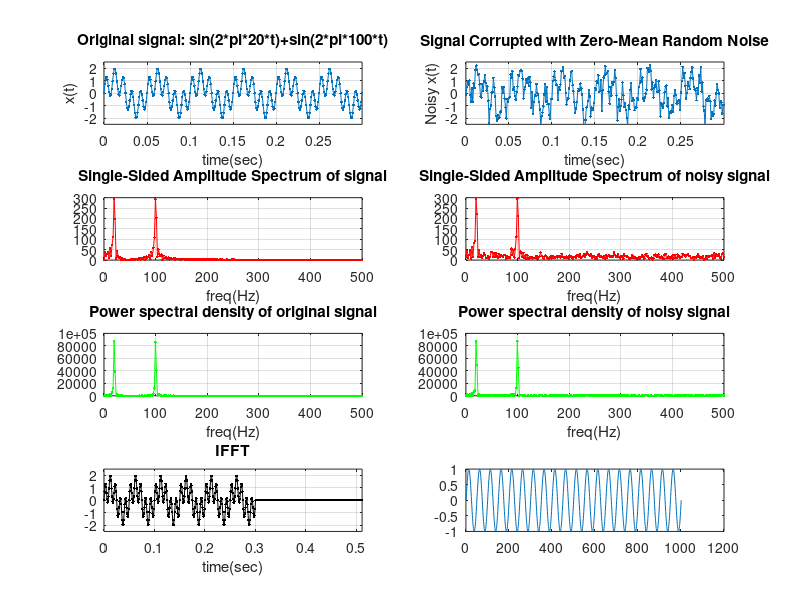
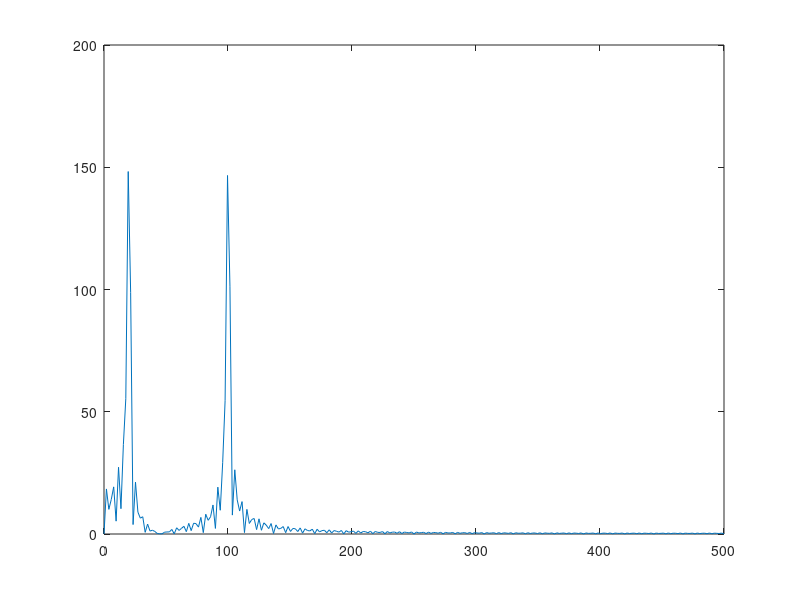

The MATLAB script that drew these images, in order: (Note: this script raises an error after producing the figures.)


%% Sampling theorem:


    % pick a sampling frequency
    Fs = 120;

    % pick times of sampling
    t=0:1/Fs:1;
    w=12; % pick a signal frequency
    y = sin(w*t*2*pi);
    
    figure; plot(t, y, 'LineWidth',2); hold on
    
    % downsample the signal to 60 Hz
    t_60Hz = t(1:2:end);
    y_60Hz = y(1:2:end);
    
    plot(t_60Hz, y_60Hz, 'ro');
    
    plot(t_60Hz, y_60Hz, ':r', 'LineWidth',2);

    % downsample the signal to sub Nyquist
    t_10Hz = t(1:12:end);
    y_10Hz = y(1:12:end);
    
    plot(t_10Hz, y_10Hz, 'gd');
    
    plot(t_10Hz, y_10Hz, '-g', 'LineWidth',2);
    
    % they run ex1
    % they run ex1_practice
    
% =========================================================================    
%% +++++++++++++++++++++++++++++++++ FFT ++++++++++++++++++++++++++++++++++ 
% =========================================================================   

% creating signal
clc;
clear; % clears all variables
close all % close all windows

F1=20;
F2=100;
Fs = 1000;   % Sampling frequency
Ts = 1/Fs;        % Sampling time
t=0:Ts:.3;  % time vector

% Create signal
x=sin(2*pi*F1*t)+sin(2*pi*F2*t); % 2*pi to turn into radians

L = numel(x); % Length (number of elements)

noisy_x = x + 0.5*randn(1,L);  % Signal Corrupted with Zero-Mean Random Noise

% -------------------------------------------------------------------------
% FFT

NFFT = pow2(nextpow2(L));  % equivalent to 2^(nextpow2(L))
% NFFT = 301;

fft_x = fft(x,NFFT);        % take FFT
fft_noisy_x = fft(noisy_x,NFFT);
% FFT gives complex number

% let's look at the FFT:
fft_x(2)        % let's look at the 2nd element: 
                % it is a complex number - indicated by 'i'

plot(abs(fft_x)) % we can plot just the magnitude/amplitude with abs
% in plot, discard 2nd half cuz mirror image of the second half
hold on
plot(abs(fft_x).^2) % we can plot the magnitude squarred - power
% dot in the .^2 is to square each element
plot(fft_x.*conj(fft_x),'g+') % can plot the product with the complex conjigut
                              % are the same
hold off

p1 = fft_x.*conj(fft_x);    % mult by complex conjigut to get power (p)
p2 = fft_noisy_x.*conj(fft_noisy_x);

% f = Fs/2*linspace(0,1,NFFT/2+1); % determine the vector of frequencies
f = Fs/2*linspace(0,1,NFFT/2+1); %sampling rate

figure; plot(f,abs(fft_x(1:NFFT/2+1)))

% -------------------------------------------------------------------------

% IFFT (inverse FFT)
ifft_x = ifft(fft_x,NFFT);
ifft_noisy_x = ifft(fft_noisy_x,NFFT);

% plotting
figure(1);
subplot(4,2,1);
plot(t,x,'.-');
axis([0 .3 -2.5 2.5])
title('Original signal: sin(2*pi*20*t)+sin(2*pi*100*t)')
xlabel('time(sec)');
ylabel('x(t)');
grid on

subplot(4,2,2);
plot(t,noisy_x,'.-');
axis([0 .3 -2.5 2.5])
title('Signal Corrupted with Zero-Mean Random Noise')
xlabel('time(sec)');
ylabel('Noisy x(t)');
grid on

subplot(4,2,3);
plot(f,2*abs(fft_x(1:NFFT/2+1)),'r.-')
title('Single-Sided Amplitude Spectrum of signal')
xlabel('freq(Hz)');
grid on

subplot(4,2,4);
plot(f,2*abs(fft_noisy_x(1:NFFT/2+1)),'r.-')
title('Single-Sided Amplitude Spectrum of noisy signal')
xlabel('freq(Hz)');
grid on

subplot(4,2,5);
plot(f,4*p1(1:NFFT/2+1),'g.-')
title('Power spectral density of original signal')
xlabel('freq(Hz)');
grid on

subplot(4,2,6);
plot(f,4*p2(1:NFFT/2+1),'g.-')
title('Power spectral density of noisy signal')
xlabel('freq(Hz)');
grid on

% Trailing 0s is due to number of points/components (want more components
% than is actually in your signal)
subplot(4,2,7);
plot((0:1/(NFFT-1):1)*NFFT*Ts,real(ifft_x),'k.-')
axis([0 .512 -2.5 2.5])
title('IFFT')
xlabel('time(sec)');
grid on

subplot(4,2,8);
plot((0:1/(NFFT-1):1)*NFFT*Ts,real(ifft_noisy_x),'k.-')
axis([0 .512 -2.5 2.5])
title('IFFT')
xlabel('time(sec)');
grid on

% -------------------------------------------------------------------------
% -------------------------------------------------------------------------

% play with ex2_FFT_IFFTPractice
%
% this will generate 1 second of signal
% 10, 50 hz, and enough input samples in 1 sec to satisy Nyquist (100) 
%  - pick number of FFT to be larger than num points (512)
%  - pick number of iFFT points to be the same (512)
% -> perfect reconstruction in the inverse FFT
%
% What if number of input samples is less than 100?
% What if number of FFT is smaller than number of samples?
% What if number of iFFT is smaller than FFT?
   
% MAKE SPEC function for plotting spectra

% lets make a signal
   Fs = 1000;
   t=0:1/Fs:1;
   x = sin(20*2*pi*t); plot(x)
   spec(x,Fs,512)
   
% what about a small square blip - say touched the apparatus and gave a
% static discharge.
    xs = zeros(1,numel(t));
    xs(round(numel(t)/2)-3:round(numel(t)/2)+3) = 40*ones(1,6+1);
    x = xs+ sin(10*2*pi*t); 
    plot(x)
    spec(x,Fs,512)  
    % why is this?
    % that does this mean for analysis of your data signals (have to get
    % rid of these)
    %   - how can you get rid of them: filtering, exclude traces
   
 % lets add some noise  
   x = sin(10*2*pi*t)+rand(1,numel(t)); plot(x)
   spec(x,Fs,512) % where is the low frequency part comming from? Rand has mean of 0.5
   
% what about a linear drift?
    x = sin(10*2*pi*t) + t - 0.5; plot(x)
    spec(x,Fs,512)
    % this has edge effects
    
% how can we get rid of these types of edge artifacts?
%  subtract mean and use a window that tapers
    x = sin(10*2*pi*t) + t - 0.5; plot(x)
   win = hanning(numel(x))';
    plot(x); hold on
    plot(win, 'r')
    plot(win.*x,'g')     % note that it still has some drift
    spec(win.*x,Fs,512)

    specCell({x,win.*x},Fs,512) % can see that the power of main component 
                        %is squashed, but edge effects are even more so.
 
 % Slides 10-23  !!!!!!!!!!!!!!!!!!!!!!!!!! 
 
% =========================================================================    
%% +++++++++++++++++++++++++++ Filtering ++++++++++++++++++++++++++++++++++ 
% =========================================================================  

Fs = 1000;
t =0:1/Fs:2;

% slow linear drift?
x = sin(10*2*pi*t) + t - 0.5; plot(x)
spec(x,Fs,512)
% this has edge effects (= first and last signal is not at center)

% how can we get rid of these types of edge artifacts?
%  subtract mean and use a window that tapers
win = hanning(numel(x))';
plot(x); 
hold on
plot(win, 'r')
plot(win.*x,'g')     % note that it still has some drift

spec(win.*x,Fs,512)

specCell({x,win.*x},Fs,512) % can see that the power of main component 
                    %is squashed, but edge effects are even more so.

% -------------------------------------------------------------------------

% low pass filter
%   what do we use for a low pass filter?
%   box-car or another kernel with smooth edges

Fs = 100; %sampling rate
t =0:1/Fs:2;
s1 = rand(1,numel(t))+.3*sin(2*pi*3*t); % make a signal w/randomness
plot(t,s1)

n = 5;
kern = ones(1,n)./n;        % box carr window (filter kernel)
                              % (want kernel to sum to 1)
s2 = conv(s1,kern,'same');  % convolve (multiply then sum); 
                              % same = same number of data points out as put in
figure; plot(t,s1,'b')
hold on
plot(t,s2,'r')

figure
subplot(2,1,1)
plot(t,s1); hold on
plot(t,s2,'r')
specCell({s1-mean(s1),s2-mean(s2)},Fs,64)

close 
clear

% -------------------------------------------------------------------------

% high-pass filter
%   what does a high-pass filter look like?

x = 1:200;
s1 = rand(1,200)-0.5;     % make a 0-mean random signal
s1_slow = s1 + sin(x/25); % add a slow component

n = 19;                  % kernal size
kern = -ones(1,n)./n;    % make a negative box-car
kern(10) = 1;            % set the middle element
s2 = conv(s1_slow,kern,'same'); % convole it

plot(s1_slow, 'b')
hold on
plot(s2,'r')
hold off


figure
subplot(2,1,1)
plot(s1); hold on
plot(s2,'r')
specCell({s1-mean(s1),s2-mean(s2)},Fs,64)

figure
plot(s1_slow); hold on   % plot the random signal with slow component
plot(s2,'r')             % plot the filtered trace - what happened?
plot(s1,'g')             % plot original trace
% is the filtered trace exactly the same as the original s1? (zoom in)

close 
clear

% -------------------------------------------------------------------------

% Mexican Hat
%  filters can do all sorts of things
%  Lets see a sum of 2 gaussians.

s1 = zeros(1,300);          % make a staircase signal
s1(100:200) = ones(1,101);
s1(201:300) = ones(1,100).*2;

figure
subplot(2,1,1)
plot(s1); hold on
hat = gausswin(100,10).*2 - gausswin(100,5).*0.8; % sum of 2 gaussians
plot(hat,'r') % this is our kernel
set(gca,'YLim',[-0.5,2.5])

subplot(2,1,2)
s2 = conv(s1, hat, 'same'); % convolution again
plot(s2)
% edge detector - contrast enhancement in vision



% phase lag
%
% all the kernels we have used so far have been symmetric
%  - what does that require? Hint, think about causal/non-causal
%  - knowledge in the future and the past
%  - you can do this after you have the signal
%  - * but what about the digitizer on your recording rig?
%    - that is analogue, so no memory

close 
clear

% -------------------------------------------------------------------------

% let's do the low-pass filter again
s1 = rand(1,200)+sin([1:200]/10);  % make a signal
plot(s1)

n = 10;
kern = ones(1,n)./n;        % box carr window
kern_NC = [0,0,kern,0,0];   % put 0 padding in symmetrically (not centered)
kern_C = [kern,0,0,0,0];    % put in 0 padding for future values (centered)
s2_NC = conv(s1,kern_NC,'same');  % convolve
s2_C = conv(s1,kern_C,'same');  % convolve

figure
% subplot(2,1,1)
plot(s1); hold on
plot(s2_NC,'r')
plot(s2_C,'g')
% you can see that there is a phase shift

% you have to be very careful about introducing phase shifts when
% filtering your data !!!!!




% how you build a filter in matlab.


 
 
function spec(x, Fs, nFFT)
% plots the spectra of input signal x
    fft_x = fft(x,nFFT);
    fft_x = fft_x(1:nFFT/2+1);
    
    f = Fs/2*linspace(0,1,nFFT/2+1); % just a funciton of #:inc:#

    figure
    plot(f,fft_x.*conj(fft_x))
    xlabel('frequency'); ylabel('power')
end

